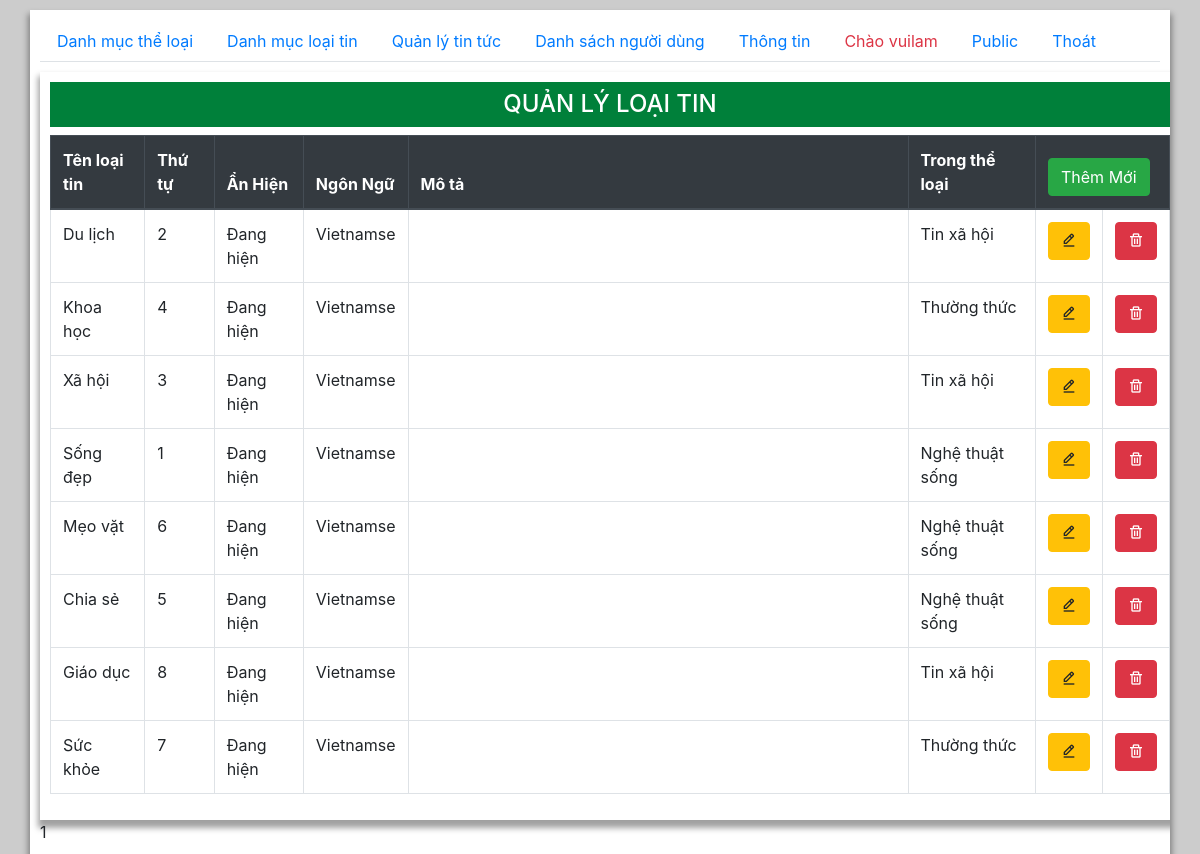
The page /webtonghop_ban-nang-cap/webtonghop_ban-nang-cap/admin/index.php?page=loaitin (signed in) on the database its author committed.
### tables this page shows
CREATE TABLE `loaitin` (
  `idLT` int(11) NOT NULL,
  `lang` char(2) DEFAULT 'vi',
  `Ten` varchar(100) NOT NULL DEFAULT '',
  `slug` varchar(100) NOT NULL,
  `ThuTu` tinyint(11) DEFAULT 0,
  `AnHien` tinyint(1) DEFAULT 1,
  `MoTa` varchar(4000) NOT NULL,
  `idTL` int(11) NOT NULL DEFAULT 1
);

CREATE TABLE `theloai` (
  `idTL` int(11) NOT NULL,
  `lang` char(2) DEFAULT 'vi',
  `TenTL` varchar(255) NOT NULL DEFAULT '',
  `ThuTu` int(11) DEFAULT 0,
  `AnHien` tinyint(1) DEFAULT 1
);

### webtonghop_ban-nang-cap/webtonghop_ban-nang-cap/functions.php (called while the page is built, shortened)
<?php
  function executeResult($sql)  {
    $conn= new mysqli(DB_HOST,DB_USERNAME,DB_PASSWORD,DB_NAME);
    mysqli_set_charset($conn, "utf8");
    $result=mysqli_query($conn,$sql);
    $data=[];
    if($result!=null){
        while ($row=mysqli_fetch_assoc($result)) {
            $data[]=$row;
        }
    }
    return $data;
  }
?>

### webtonghop_ban-nang-cap/webtonghop_ban-nang-cap/admin/loaitin.php (the view, shortened to what this page needs)
<?php
require_once "../functions.php";
$sql="SELECT loaitin.*,theloai.TenTL FROM loaitin LEFT JOIN theloai on loaitin.idTL = theloai.idTL";
$result=executeResult($sql);
?>
<div class="container">
    <h2 class="py-2 text-center h4 ">QUẢN LÝ LOẠI TIN</h2>
    <table class="table table-hover table-bordered">
    <thead  class="thead-dark" >
        <tr>
            <th>Tên loại tin</th>
            <th>Thứ tự </th>
            <th>Ẩn Hiện</th>
            <th>Ngôn Ngữ</th>
            <th width="500">Mô tả</th>
            <th>Trong thể loại</th>
            <th colspan="2">
            <a class="btn btn-success" href="./loaitin_them_sua.php">Thêm Mới</a>
            </th>
        </tr>
    </thead>
    <tbody>
    <?php
        foreach ($result as $item) {
            if($item['lang']=='vi') $lang='Vietnamse'; else $lang='English';
            $anHien= $item['AnHien']?"Đang hiện":'Đang ẩn';
            echo "<tr>
                <td>$item[Ten]</td>
                <td>$item[ThuTu]</td>
                <td>$anHien</td>
                <td>$lang</td>
                <td>$item[MoTa]</td>
                <td>$item[TenTL]</td>
                <td style='width:60px'><a href='./loaitin_them_sua.php?idLT=$item[idLT]'><button class='btn btn-warning'><i class='bx bx-edit-alt'></i></button></a></td>
                <td style='width:60px'><button class='btn btn-danger' onclick='deleteLT($item[idLT])'><i class='bx bx-trash'></i></button></td>
            </tr>";
        }
    ?>
    </tbody>
</table>
</div>

### webtonghop_ban-nang-cap/webtonghop_ban-nang-cap/admin/main.css (style rules this page uses)
body { width: 100%; min-height:100vh; background: #ccc; }
.container { margin: auto; margin-top: 10px; width: 1200px; padding: 10px; overflow: hidden; background: #fff; box-shadow: 0 6px 6px 2px rgba(0, 0, 0, 0.372) ; }
.container h2 { background: rgb(0, 128, 58); color: #fff; }
button { border: 1px double #333; border-radius: 3px; outline: none; }

### rows shown on the page
loaitin: Ten "Du lịch", ThuTu "2", AnHien "Đang hiện", lang "Vietnamse", theloai.TenTL "Tin xã hội"
loaitin: Ten "Khoa học", ThuTu "4", AnHien "Đang hiện", lang "Vietnamse", theloai.TenTL "Thường thức"
loaitin: Ten "Xã hội", ThuTu "3", AnHien "Đang hiện", lang "Vietnamse", theloai.TenTL "Tin xã hội"
loaitin: Ten "Sống đẹp", ThuTu "1", AnHien "Đang hiện", lang "Vietnamse", theloai.TenTL "Nghệ thuật sống"
loaitin: Ten "Mẹo vặt", ThuTu "6", AnHien "Đang hiện", lang "Vietnamse", theloai.TenTL "Nghệ thuật sống"
loaitin: Ten "Chia sẻ", ThuTu "5", AnHien "Đang hiện", lang "Vietnamse", theloai.TenTL "Nghệ thuật sống"
loaitin: Ten "Giáo dục", ThuTu "8", AnHien "Đang hiện", lang "Vietnamse", theloai.TenTL "Tin xã hội"
loaitin: Ten "Sức khỏe", ThuTu "7", AnHien "Đang hiện", lang "Vietnamse", theloai.TenTL "Thường thức"

### other values the page prints
$_SESSION['un'] "vuilam"
require_once "$page.php" "1"
